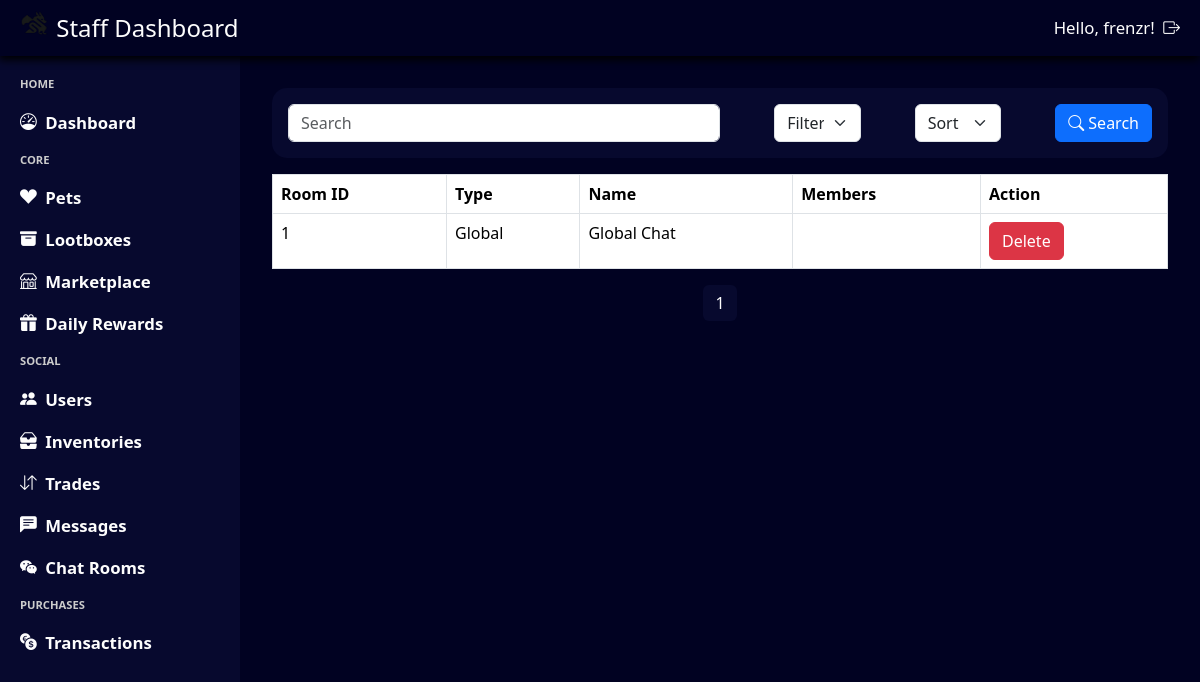
Screenshot of /staff/chat_rooms/ (signed in) with the database file from the repository.
### chat/models.py (models this page shows, shortened)
class ChatRoom(models.Model):
    ROOM_TYPES = [
        ('global', 'Global'),
        ('private', 'Private')
    ]
    type = models.CharField(max_length=10, choices=ROOM_TYPES)
    name = models.CharField(max_length=100, unique=True)
    members = models.ManyToManyField(User, blank=True)

### admin_system/views.py (the view, shortened to what this page needs)
# urls.py: path('chat_rooms/', views.query_staff_rooms, name='query_chat_rooms'),
@login_required(login_url='admin_login')
@user_passes_test(login_url='admin_login', test_func=is_staff)
def query_staff_rooms(request):
    query = request.GET.get('search', '')
    filter_by = request.GET.get('filter', '')
    sort_by = request.GET.get('sort', '')
    staff_rooms = ChatRoom.objects.all()
    if sort_by == 'descending':
        staff_rooms = staff_rooms.reverse()
    paginator = Paginator(staff_rooms, 10)  # Show 10 staff rooms per page
    page_number = request.GET.get('page')
    page_obj = paginator.get_page(page_number)
    return render(request, 'staff_rooms.html', {'page_obj': page_obj})

### admin_system/views.py (called while the page is built)
def is_staff(user):
    return user.is_staff

### base_template/context_processor.py (called while the page is built)
def profile_context(request):
    if request.user.is_authenticated:
        try:
            profile = Profile.objects.get(user = request.user)
            return {'navbar_profile': profile}
        except Profile.DoesNotExist:
            return {'navbar_profile': None}
    return {'navbar_profile': None}

### notification/context_processor.py (called while the page is built)
def notification_context(request):
    if request.user.is_authenticated:
        notifications = Notification.objects.filter(user=request.user, notif_status=Notification.Status.unread).count()
        return {'notifications': notifications}
    return {'notifications': 0}

### admin_system/templates/staff_rooms.html (shortened to what this page needs)
{% extends "staff_template.html" %}
{% load static %}
{% block css %}
    <link rel="stylesheet" href="{% static 'staff_rooms.css' %}"/>
{% endblock %}
{% block content %}
<div class="staff-rooms-container">
    <form class="staff-rooms-header" method="get" action="{% url 'query_chat_rooms' %}">
        <div id="search-container">
            <input type="text" name="search" class="form-control staff-rooms-header-search" placeholder="Search" aria-label="Search" aria-describedby="basic-addon1">
        </div>
        <select name="filter" class="form-select staff-rooms-header-filter" aria-label="Filter">
            <option value="id" selected>Filter by: Room ID</option>
        </select>
        <select name="sort" class="form-select staff-rooms-header-sort" aria-label="Sort">
            <option value="" selected disabled>Sort by:</option>
        </select>
        <button class="btn btn-primary staff-rooms-header-button" id="staff-rooms-header-button-search">
            <i class="bi bi-search"></i>
            Search
        </button>
    </form>
    <table class="table table-bordered">
        <thead>
            <tr>
                <th>Room ID</th>
                <th>Type</th>
                <th>Name</th>
                <th>Members</th>
                <th>Action</th>
            </tr>
        </thead>
        <tbody>
            {% for room in page_obj %}
            <tr>
                <td>{{ room.id }}</td>
                <td>{{ room.get_type_display }}</td>
                <td>{{ room.name }}</td>
                <td>{{ room.member_count }}</td>
                <td>
                    <button type="button" class="btn btn-danger" data-toggle="modal" data-target="#deleteRoomModal{{ room.room_id }}">Delete</button>
                </td>
            </tr>
            {% endfor %}
        </tbody>
    </table>
    <nav aria-label="Page navigation">
        <ul class="pagination">
            {% for num in page_obj.paginator.page_range %}
                {% if page_obj.number == num %}
                    <li class="page-item active"><a class="page-link" href="#">{{ num }}</a></li>
                {% elif num > page_obj.number|add:'-3' and num < page_obj.number|add:'3' %}
                    <li class="page-item"><a class="page-link" href="?page={{ num }}">{{ num }}</a></li>
                {% endif %}
            {% endfor %}
        </ul>
    </nav>
</div>
{% endblock %}

### admin_system/templates/staff_template.html (shortened to what this page needs)
{% load static %}
<html>
    <head>
        <link rel="stylesheet" type="text/css" href="{% static 'staff_template.css' %}">
        <link rel="stylesheet" href="https://cdn.jsdelivr.net/npm/bootstrap@5.3.3/dist/css/bootstrap.min.css">
        <link rel="stylesheet" href="https://cdn.jsdelivr.net/npm/bootstrap-icons@1.11.3/font/bootstrap-icons.min.css">
        {% block css %}{% endblock %}
    </head>
    <body>
        <div class = "staff-template-container">
            <div class = "staff-template-navbar">
                <div class = "staff-template-navbar-title">
                    <img src="{% static 'logo.png' %}" alt="Logo" width="30" height="24" class="d-inline-block align-text-top">
                    Staff Dashboard
                </div>
                <div class = "staff-template-navbar-auth">
                    Hello, {{ user.username }}!
                    <a class = "staff-template-navbar-auth-item" href="{% url "staff_logout" %}">
                        <i class="bi bi-box-arrow-right"></i>
                    </a>
                </div>
            </div>
            <div class = "staff-template-left">
                HOME
                <a class = "staff-template-left-item" href="{% url 'staff_dashboard' %}">
                    <i class="bi bi-speedometer"></i>Dashboard
                </a>
                CORE
                <a class = "staff-template-left-item" href="{% url 'staff_pets' %}">
                    <i class="bi bi-suit-heart-fill"></i>Pets
                </a>
                <a class = "staff-template-left-item"  href="{% url 'staff_lootboxes' %}">
                    <i class="bi bi-archive-fill"></i>Lootboxes
                </a>
                <a class = "staff-template-left-item"  href="{% url 'staff_marketplace' %}">
                    <i class="bi bi-shop"></i>Marketplace
                </a>
                <a class = "staff-template-left-item"  href="{% url 'query_staff_rewards' %}">
                    <i class="bi bi-gift-fill"></i>Daily Rewards
                </a>
                SOCIAL
                <a class = "staff-template-left-item" href="{% url 'staff_users' %}">
                    <i class="bi bi-people-fill"></i>Users
                </a>
                <a class = "staff-template-left-item" href="{% url 'query_inventory' %}">
                    <i class="bi bi-inboxes-fill"></i>Inventories
                </a>
                <a class = "staff-template-left-item" href="{% url 'query_trades' %}">
                    <i class="bi bi-arrow-down-up"></i>Trades
                </a>
                <a class = "staff-template-left-item" href="{% url 'query_chats' %}">
                    <i class="bi bi-chat-left-text-fill"></i>Messages
                </a>
                <a class = "staff-template-left-item" href="{% url 'query_chat_rooms' %}">
                    <i class="bi bi-wechat"></i>Chat Rooms
                </a>
                PURCHASES
                <a class = "staff-template-left-item" href="{% url 'staff_transactions' %}">
                    <i class="bi bi-currency-exchange"></i>Transactions
                </a>
            </div>
            <div class = "staff-template-content">
                {% block content %}
                {% endblock %}
            </div>
        </div>
    </body>
</html>

### base_template/static/staff_template.css (style rules this page uses)
* { box-sizing: border-box; color: #fdfdfd; }
html, body { height: 100%; margin: 0; overflow: hidden; }
.staff-template-container { background-color: #010222; height: 100dvh; width: 100dvw; display: grid; grid-template-columns: 0.25fr 1fr; grid-template-rows: 56px 1fr; grid-template-areas: "navbar navbar" "sidebar main-content"; }
.staff-template-navbar { grid-area: navbar; background-color: #010222; display: flex; align-items: center; justify-content: space-between; padding: 0 20px; font-size: 1.5em; font-weight: 500; gap: 0.5em; filter: drop-shadow(-1px 4px 4px #000000); }
.staff-template-navbar-auth { display: flex; gap: 0.5em; align-items: center; font-size: 0.7em; font-weight: medium; }
.staff-template-left { grid-area: sidebar; background-color: #07092E; display: flex; flex-direction: column; align-items: left; padding: 20px; gap: 1.5em; color: #CCCCCC; font-size: 0.7em; font-weight: 600; }
.staff-template-left-item { display: flex; gap: 0.5em; align-items: center; font-size: 1.5em; }
a { color: #fdfdfd !important; text-decoration: none !important; }
select option { color: #1a1a1a !important; }
.pagination > .page-item > .page-link { background-color: #07092E; color: #fdfdfd; border: none; }

### base_template/static/staff_rooms.css (style rules this page uses)
.staff-rooms-container { width: 100%; height: 100%; display: flex; flex-direction: column; align-items: center; padding: 2em; overflow-y: auto; }
.staff-rooms-header { display: flex; justify-content: space-between; align-items: center; width: 100%; padding: 1em; background-color: #07092E; border-radius: 15px; }
#search-container { width: 50%; }
.staff-rooms-header-filter { width: 10%; }
.staff-rooms-header-sort { width:10%; }
li { color: #1a1a1a; }
li::marker { color: #1a1a1a; }

### rows the page displays
ChatRoom: id "1", type "Global", name "Global Chat"

### other values shown
{{ user.username }} "frenzr"
{{ num }} "1"
